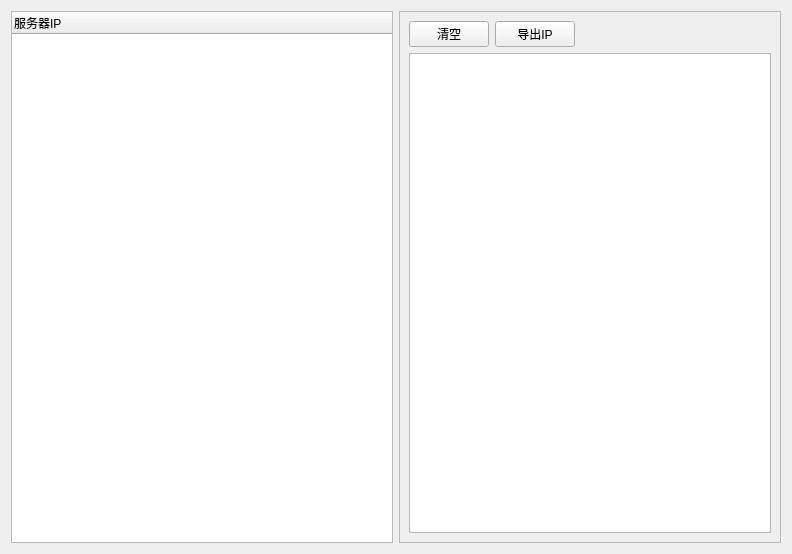
<?xml version="1.0" encoding="UTF-8"?>
<ui version="4.0">
 <class>ServerIp</class>
 <widget class="QWidget" name="ServerIp">
  <property name="geometry">
   <rect>
    <x>0</x>
    <y>0</y>
    <width>792</width>
    <height>554</height>
   </rect>
  </property>
  <property name="windowTitle">
   <string>Form</string>
  </property>
  <layout class="QHBoxLayout" name="horizontalLayout_2">
   <item>
    <widget class="QTreeWidget" name="treeWidget">
     <property name="maximumSize">
      <size>
       <width>400</width>
       <height>16777215</height>
      </size>
     </property>
     <column>
      <property name="text">
       <string>服务器IP</string>
      </property>
     </column>
    </widget>
   </item>
   <item>
    <widget class="QFrame" name="frame">
     <property name="frameShape">
      <enum>QFrame::Shape::StyledPanel</enum>
     </property>
     <property name="frameShadow">
      <enum>QFrame::Shadow::Raised</enum>
     </property>
     <layout class="QVBoxLayout" name="verticalLayout">
      <item>
       <layout class="QHBoxLayout" name="horizontalLayout">
        <item>
         <widget class="QPushButton" name="pushButton">
          <property name="text">
           <string>清空</string>
          </property>
         </widget>
        </item>
        <item>
         <widget class="QPushButton" name="pushButtonOut">
          <property name="text">
           <string>导出IP</string>
          </property>
         </widget>
        </item>
        <item>
         <spacer name="horizontalSpacer">
          <property name="orientation">
           <enum>Qt::Orientation::Horizontal</enum>
          </property>
          <property name="sizeHint" stdset="0">
           <size>
            <width>40</width>
            <height>20</height>
           </size>
          </property>
         </spacer>
        </item>
       </layout>
      </item>
      <item>
       <widget class="QTableView" name="tableView"/>
      </item>
     </layout>
    </widget>
   </item>
  </layout>
 </widget>
 <resources/>
 <connections/>
</ui>
